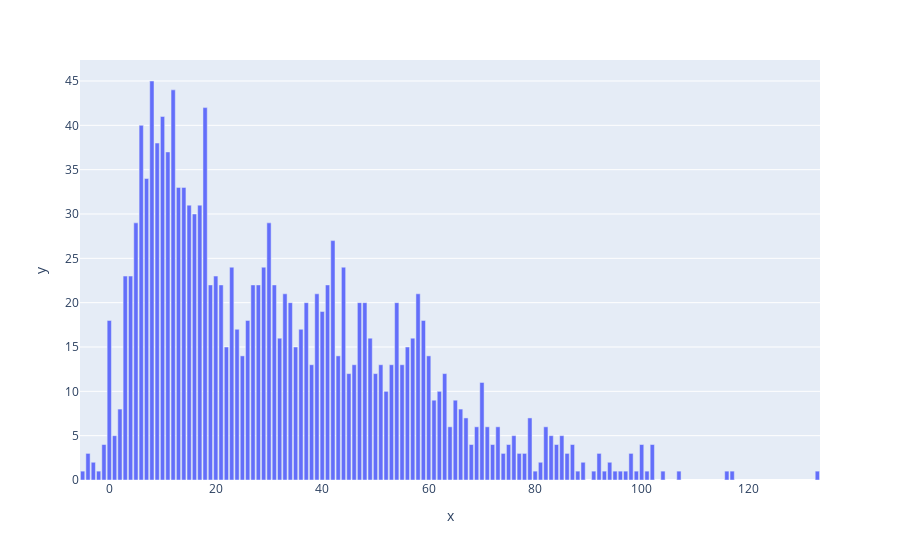

Notebook cell for this chart:
### Code cell
import plotly.express as px
data=px.bar(x=list(train['Weeks'].value_counts().keys()), y=list(train['Weeks'].value_counts().values))
data

### Figure 1 — Plotly figure (JSON) as saved in the notebook; plotly's stock layout.template omitted (floating-point values rounded to 4 significant figures)
{"data": [{"alignmentgroup": "True", "hovertemplate": "x=%{x}<br>y=%{y}<extra></extra>", "legendgroup": "", "marker": {"color": "#636efa"}, "name": "", "offsetgroup": "", "orientation": "v", "showlegend": false, "textposition": "auto", "type": "bar", "x": [8, 12, 18, 10, 6, 9, 11, 7, 14, 13, 15, 17, 16, 5, 30, 42, 23, 44, 29, 3, 4, 20, 41, 27, 31, 28, 21, 19, 58, 33, 39, 48, 47, 54, 34, 37, 40, 59, 0, 26, 36, 24, 32, 49, 57, 35, 56, 22, 43, 25, 60, 38, 46, 51, 53, 55, 63, 50, 45, 70, 62, 52, 61, 65, 2, 66, 79, 67, 82, 71, 64, 73, 69, 76, 85, 1, 83, 100, 87, 102, 84, -1, 72, 75, 68, -4, 98, 92, 74, 77, 86, 78, 89, 94, -3, 81, 107, -5, 133, 117, 116, 99, 104, 101, 80, 97, 96, 95, 93, 91, 88, -2], "xaxis": "x", "y": [45, 44, 42, 41, 40, 38, 37, 34, 33, 33, 31, 31, 30, 29, 29, 27, 24, 24, 24, 23, 23, 23, 22, 22, 22, 22, 22, 22, 21, 21, 21, 20, 20, 20, 20, 20, 19, 18, 18, 18, 17, 17, 16, 16, 16, 15, 15, 15, 14, 14, 14, 13, 13, 13, 13, 13, 12, 12, 12, 11, 10, 10, 9, 9, 8, 8, 7, 7, 6, 6, 6, 6, 6, 5, 5, 5, 5, 4, 4, 4, 4, 4, 4, 4, 4, 3, 3, 3, 3, 3, 3, 3, 2, 2, 2, 2, 1, 1, 1, 1, 1, 1, 1, 1, 1, 1, 1, 1, 1, 1, 1, 1], "yaxis": "y"}], "layout": {"barmode": "relative", "legend": {"tracegroupgap": 0}, "margin": {"t": 60}, "xaxis": {"anchor": "y", "domain": [0, 1], "title": {"text": "x"}}, "yaxis": {"anchor": "x", "domain": [0, 1], "title": {"text": "y"}}}}
